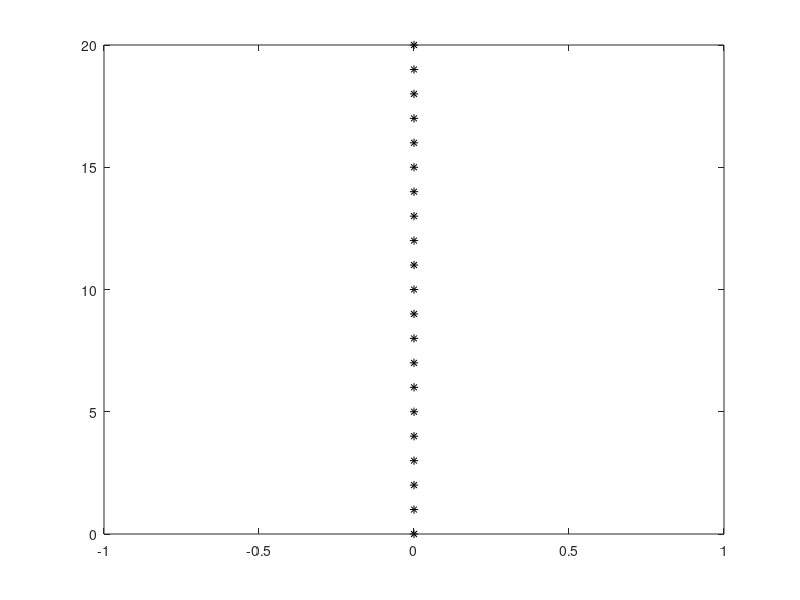

This figure's MATLAB source:
% Math 3341, Fall 2018
% Lab06 Script 2

clear, close all

%%%---------------------------------------
%%% Part I - LU Decomposition
%%%---------------------------------------
disp('******************* Part II *******************')
A = [3 1 1 ; 1 -5 2; 2 1 5];
% b = [1; -7; 10];

%%% Calculate the LU decomp of A


m = 0:20;
y = zeros(length(m),1); % y component of solution
fprintf('---------------------------------------------------\n')
fprintf(' m | %7s | %7s | %7s |\n','x','y','z')
fprintf('---------------------------------------------------\n')

%%% add the code for the for loop as indicated in the lab pdf


%%% prints the last line of the table
fprintf('---------------------------------------------------\n')

%%% Generate plot of y value vs m.
f1 = figure(1);
plot(y, m, 'k*')

saveas(f1,'lab06part2','epsc')
